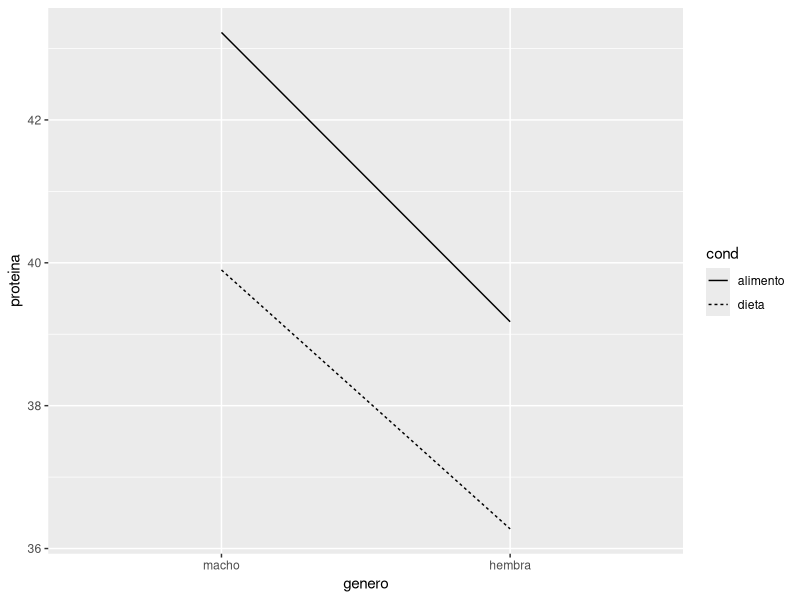
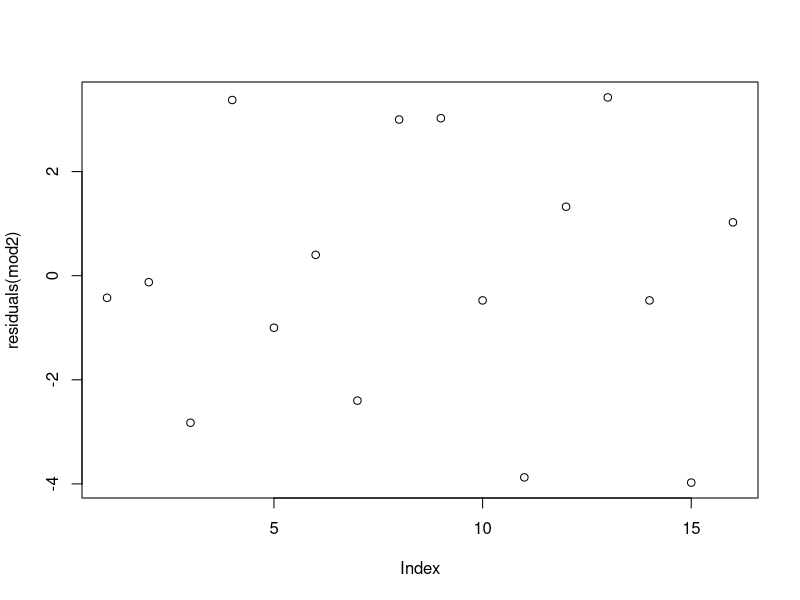

Source code (R) for these figures, in order:
## ---- chunk 1
base=read.csv("Bases/tortugas1.csv")
str(base)
class(base$genero);class(base$cond) #verificacion del tipo de variable en genero y cond
base$genero=as.factor(base$genero) 
base$cond=as.factor(base$cond)
class(base$genero);class(base$cond)
levels(base$genero) #verificacion de los niveles en genero
levels(base$genero)=c("macho","hembra") ; levels(base$cond) #rebautizando los condigos de 1 y 2 
View(base)
## ---- chunk 2
table(base$genero,base$cond)
## ---- chunk 3
m=mean(base$proteina)
m
## ---- chunk 4
alfa=tapply(base$proteina,base$cond,mean)-m
mean(base$proteina[base$cond=="alimento"])-m#para verificar
alfa
## ---- chunk 5
beta=tapply(base$proteina,base$genero,mean)-m
## ---- chunk 6
m_ob=tapply(base$proteina,list(base$genero,base$cond),mean)
m_ob
## ---- chunk 7
m11=m+alfa[1]+beta[1]
m12=m+alfa[1]+beta[2]
m21=m+alfa[2]+beta[1]
m22=m+alfa[2]+beta[2]

c=c(m11,m12,m21,m22)
names(c)=c("m11","m12","m21","m22")
c
## ---- chunk 8
c1=c(m_ob[1,1],m_ob[1,2],m_ob[2,1],m_ob[2,2])
names(c1)=c("m11","m12","m21","m22")
c1
round(c,3)
## ---- chunk 9
library(ggplot2)

ggplot(base, aes(x = genero, y = proteina,group=cond)) +
  stat_summary(fun="mean", geom="line",aes(linetype = cond))

## ---- chunk 10
mod=lm(base$proteina~base$cond+base$genero)
aov=aov(mod)
model.tables(aov)
## ---- chunk 11
options(contrasts=c("contr.sum","contr.poly"))
mod2=lm(base$proteina~base$cond*base$genero)
## ---- chunk 12
model.matrix(mod2)
## ---- chunk 13
mod2$coef

mean(base$proteina[base$cond=="dieta"& base$genero=="hembra"])-m22
## ---- chunk 14
v=tapply(base$proteina,list(base$cond,base$genero),var)
var(base$proteina[base$cond=="alimento" & base$genero=="macho"])
v
## ---- chunk 15
plot(residuals(mod2))
bartlett.test(base$proteina~interaction(base$cond,base$genero))
## ---- chunk 16
var_err=mean(v)
var_err
## ---- chunk 17
anova(mod2)
## ---- chunk 18
c2=c(anova(mod2)[4,3],var_err)
names(c2)=c("Mean Sq res","var_err")
c2
## ---- chunk 19
anova(mod2)[3,3]
## ---- chunk 20
anova(mod2)[3,5]
CMI=0.180625
CMRES=var_err
F_=CMI/CMRES
round(F_,3)

c3=c(round(F_,5),round(anova(mod2)[3,4],5))
names(c3)=c("F a pie","F anova")
c3

pf(F_,1,12,lower.tail = F)#1 grados de libertad del numerador y 12 de denominador
## ---- chunk 21
mod3=lm(base$proteina~base$cond+base$genero)
## ---- chunk 22
mod3$coefficients
c4=c(
mean(base$proteina[base$genero=="macho"])-m,
mean(base$proteina[base$genero=="hembra"])-m,
mean(base$proteina[base$cond=="dieta"])-m,
mean(base$proteina[base$cond=="alimento"])-m)
names(c4)=c("macho","hembra","dieta","alimento")
c4
## ---- chunk 23
anova(mod3)
## ---- chunk 24
table(base$cond)
table(base$genero)
c(sum(8*alfa^2)/1, sum(8*beta^2)/1)
## ---- chunk 25
anova(mod3)[3,3]
var_err
## ---- chunk 26

v1=anova(mod3)[3,2]
v2=anova(mod2)[4,2]
v3=anova(mod2)[3,2]
v4=v1-v2
v=c(v1,v2,v3,v4)
names(v)=c("SC3","SC2","SC2 int","dif SC3-SC2")
v
## ---- chunk 27
anova(mod3)
## ---- chunk 28
#vectores para obtener las medias marginales de cond-alimento y cond-dieta
c1=c(1,1,0);c2=c(1,-1,0)
#donde queda como 1mu+1alfa+0beta=mu_alimento 1mu-1alfa+0beta=mu_dieta
mod3$coefficients[2] #efecto de dieta(-1.55625) y alimento(1.55625)

c3=c1-c2

(L=t(c3)%*%mod3$coef) #diferencia entre cond alimento y cond dieta, osea la distancia de una a la otra
## ---- chunk 29
gl=anova(mod3)[3,1]
ee=sqrt(t(c3)%*%vcov(mod3)%*%c3)
t=qt(0.95,gl)#13 son los grados de libertad reciduales 
(LIM=L-t*ee)
